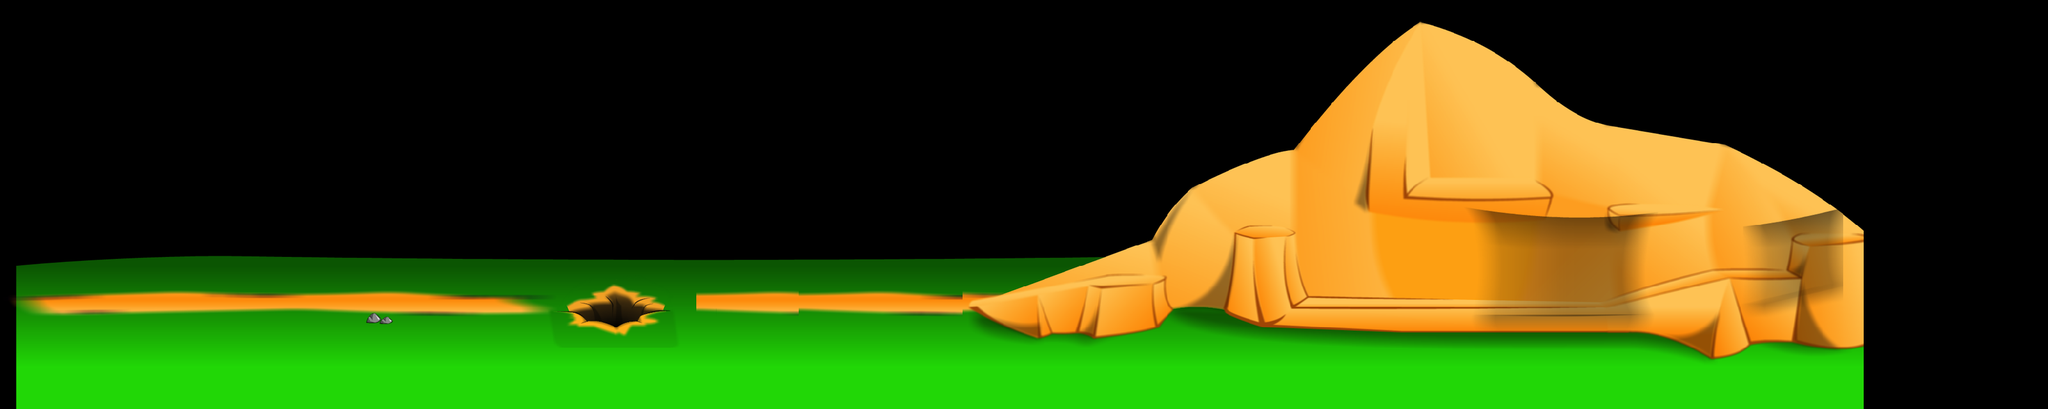

A 2D game scene composited from a Tiled map and its tileset images. What follows is a short description and the map's XML, with each tile layer's data collapsed to a summary:
An orthogonal 100x20 tile map with 32x32 px tiles, 2 tile layers (back, fore), 3 tilesets and 5 objects.

<map version="1.0" orientation="orthogonal" width="100" height="20" tilewidth="32" tileheight="32">
 <tileset firstgid="1" name="Back" tilewidth="32" tileheight="32" spacing="1" margin="1">
  <image source="CCC/CCC_physics/Back.png" width="3094" height="640" />
 </tileset>
 <tileset firstgid="1768" name="Fore" tilewidth="32" tileheight="32" spacing="1" margin="1">
  <image source="CCC/CCC_physics/Fore.png" width="3094" height="264" />
 </tileset>
 <tileset firstgid="2512" name="Visible Boundary (Not include in final)" tilewidth="32" tileheight="32" spacing="1" margin="1">
  <image source="CCC/CCC_physics/Visible Boundary (Not include in final).png" width="3937" height="558" />
 </tileset>
 <layer name="back" width="100" height="20">
  <data>[2000 cells, 1729 non-empty, 1664 distinct tile ids]</data>
 </layer>
 <layer name="fore" width="100" height="20">
  <data>[2000 cells, 694 non-empty, 694 distinct tile ids]</data>
 </layer>
 <objectgroup name="collisions" width="100" height="20">
  <object x="28" y="455" width="836" height="50" />
  <object x="1084" y="464" width="1769" height="56" />
  <object x="2082" y="269" width="654" height="99" />
 </objectgroup>
 <objectgroup name="gameOverLayer" width="100" height="20">
  <object x="640" y="585" width="1243" height="18" />
 </objectgroup>
 <objectgroup name="end" width="100" height="20">
  <object x="2750" y="348" width="115" height="113" />
 </objectgroup>
</map>